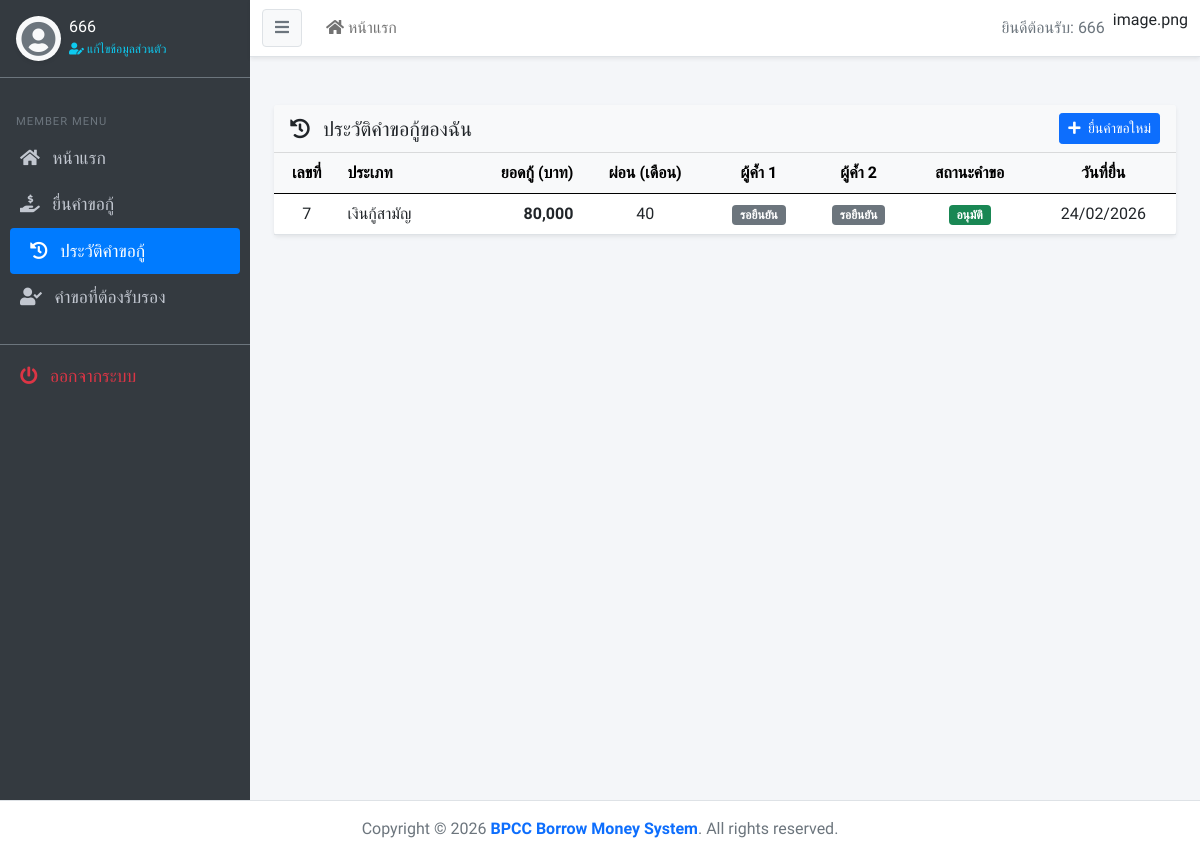
Before: /user/history.php (signed in) with the older database file.
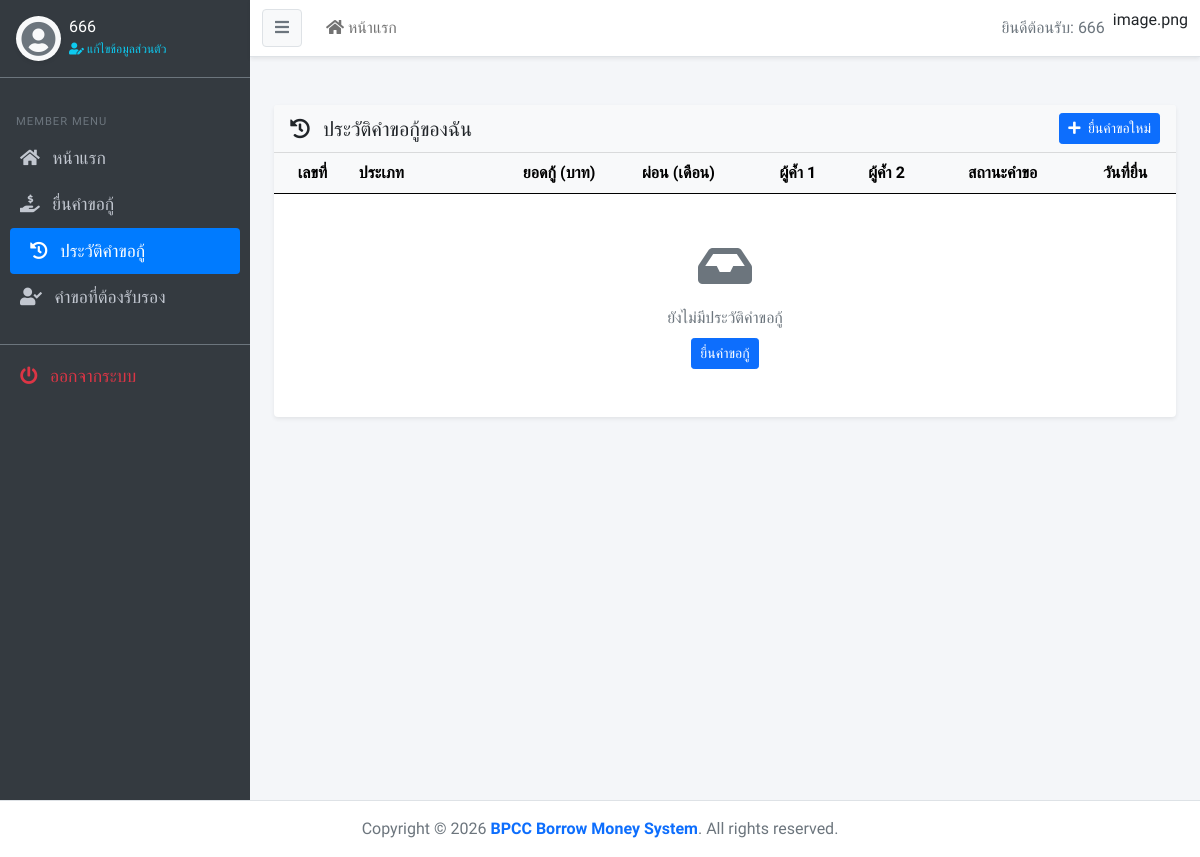
After: the same page with the newer database file.
### tables this page shows
CREATE TABLE `borrow_request` (
  `br_id` int(10) UNSIGNED NOT NULL,
  `mem_id` varchar(13) NOT NULL,
  `br_type` varchar(50) NOT NULL COMMENT 'ชนิดการกู้เงิน',
  `br_amount` int(10) UNSIGNED NOT NULL,
  `br_months_pay` int(10) UNSIGNED NOT NULL,
  `guarantee_type` varchar(50) NOT NULL COMMENT 'ชนิดการค้ำประกัน',
  `guarantor_1_id` varchar(13) DEFAULT NULL COMMENT 'mem_id ผู้ค้ำคนที่ 1',
  `guarantor_2_id` varchar(13) DEFAULT NULL COMMENT 'mem_id ผู้ค้ำคนที่ 2',
  `guarantor_1_approve` tinyint(1) UNSIGNED DEFAULT 0 COMMENT '0=รอ 1=อนุมัติ 2=ไม่อนุมัติ',
  `guarantor_2_approve` tinyint(1) UNSIGNED DEFAULT 0 COMMENT '0=รอ 1=อนุมัติ 2=ไม่อนุมัติ',
  `guarantor_1_approve_date` datetime DEFAULT NULL,
  `guarantor_2_approve_date` datetime DEFAULT NULL,
  `br_details` text NOT NULL,
  `br_respond` text NOT NULL COMMENT 'ข้อความตอบกลับจากเจ้าหน้าที่',
  `br_status` tinyint(1) UNSIGNED NOT NULL COMMENT '0=ไม่อนุมัติ, 1=อนุมัติ',
  `br_approve_by` varchar(13) NOT NULL,
  `br_interest_rate` float UNSIGNED NOT NULL COMMENT 'อัตราดอกเบี้ย',
  `br_date_request` datetime NOT NULL,
  `br_date_approve` datetime NOT NULL,
  `br_is_reset` tinyint(1) UNSIGNED NOT NULL DEFAULT 0,
  `br_reset_br_id` int(10) UNSIGNED DEFAULT NULL
);

### user/history.php (the view, shortened to what this page needs)
<?php
include('../includes/header.php');
$mem_id = mysqli_real_escape_string($condb, $_SESSION['mem_id']);
$sql = "SELECT * FROM borrow_request WHERE mem_id = '$mem_id' ORDER BY br_id DESC";
$result = mysqli_query($condb, $sql);
function rowVal($row, $key) {
    if (isset($row[$key])) return $row[$key];
    return null;
}
function typeLabel($t) {
    return $t == 1 ? 'เงินกู้สามัญ' : 'เงินกู้ฉุกเฉิน';
}
function statusBadge($s) {
    if ($s == 1) return '<span class="badge bg-success">อนุมัติ</span>';
    return '-';
}
function guarantorStatus($g) {
    $g = (int)$g;
    return '<span class="badge bg-secondary">รอยืนยัน</span>';
}
?>
<section class="content">
  <div class="container-fluid py-4">
    <div class="card border-0 shadow-sm">
      <div class="card-header bg-light d-flex justify-content-between align-items-center">
        <h5 class="mb-0"><i class="fas fa-history me-2"></i> ประวัติคำขอกู้ของฉัน</h5>
        <a href="borrow.php" class="btn btn-primary btn-sm"><i class="fas fa-plus me-1"></i> ยื่นคำขอใหม่</a>
      </div>
      <div class="card-body p-0">
        <div class="table-responsive">
          <table class="table table-hover align-middle mb-0">
            <thead class="table-light">
              <tr>
                <th class="text-center">เลขที่</th>
                <th>ประเภท</th>
                <th class="text-end">ยอดกู้ (บาท)</th>
                <th class="text-center">ผ่อน (เดือน)</th>
                <th class="text-center">ผู้ค้ำ 1</th>
                <th class="text-center">ผู้ค้ำ 2</th>
                <th class="text-center">สถานะคำขอ</th>
                <th class="text-center">วันที่ยื่น</th>
              </tr>
            </thead>
            <tbody>
              <?php while ($row = mysqli_fetch_assoc($result)): ?>
              <tr>
                <td class="text-center"><?php echo (int)$row['br_id']; ?></td>
                <td><?php echo typeLabel($row['br_type']); ?></td>
                <td class="text-end fw-bold"><?php echo number_format($row['br_amount']); ?></td>
                <td class="text-center"><?php echo (int)$row['br_months_pay']; ?></td>
                <td class="text-center"><?php echo (int)rowVal($row, 'guarantee_type') === 1 ? guarantorStatus(rowVal($row, 'guarantor_1_approve')) : '-'; ?></td>
                <td class="text-center"><?php echo (int)rowVal($row, 'guarantee_type') === 1 ? guarantorStatus(rowVal($row, 'guarantor_2_approve')) : '-'; ?></td>
                <td class="text-center"><?php echo statusBadge($row['br_status']); ?></td>
                <td class="text-center"><?php echo date('d/m/Y', strtotime($row['br_date_request'])); ?></td>
              </tr>
              <?php endwhile; ?>
            </tbody>
          </table>
        </div>
        <?php if (mysqli_num_rows($result) == 0): ?>
        <div class="text-center text-muted py-5">
          <i class="fas fa-inbox fa-3x mb-3 opacity-50"></i>
          <p class="mb-0">ยังไม่มีประวัติคำขอกู้</p>
          <a href="borrow.php" class="btn btn-primary btn-sm mt-2">ยื่นคำขอกู้</a>
        </div>
        <?php endif; ?>
      </div>
    </div>
  </div>
</section>
<?php include('../includes/footer.php'); ?>

Changed rows visible on the page:
removed borrow_request: br_id "7", br_type "เงินกู้สามัญ", br_amount "80,000", br_months_pay "40", br_status "อนุมัติ", br_date_request "24/02/2026"
Other visible differences:
text now shown: "ยังไม่มีประวัติคำขอกู้ ยื่นคำขอกู้"
